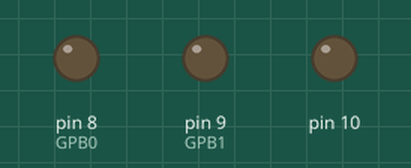
This sketch was run on a simulated Arduino Uno, built with avr-gcc and run on an emulated ATmega328P. Shown: output pins drawn as LEDs (lit = HIGH).

Above: at 0.2 s.
At 1.7 s:
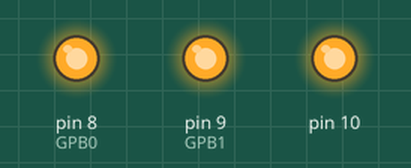
Timing chart, 0 to 3.0 s (numbered marks = the images above):
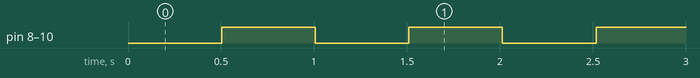

The sketch:

portexpander-MCP23017-ESP_Blink_with_two_PortExpander.ino
```cpp
// (licence header left out)
/*
 * First MCP23017 "A"
 * Pin 1: GPB 0 -> additional Pins 8-15
 * Pin 2: GPB 1
 * Pin 3: GPB 2
 * Pin 4: GPB 3
 * Pin 5: GPB 4
 * Pin 6: GPB 5
 * Pin 7: GPB 6
 * Pin 8: GPB 7
 * Pin 9: VDD connect to 5V
 * Pin 10: VSS connect to GND
 * Pin 11: NC
 * Pin 12: SCL (i2c clock) connect to Arduino SCL Pin (Arduino Uno: Analog Pin 5)
 * Pin 13: SDA (i2c data) connect to Arduino SDA Pin (Arduino Uno: Analog Pin 4)
 * Pin 14: NC
 * Pin 15: A0 adress bit 0 connect to GND -> mcp.begin(0)
 * Pin 16: A1 adress bit 1 connect to GND
 * Pin 17: A2 adress bit 2 connect to GND
 * Pin 18: RESET connect to 5V with 10k Ohm resistor
 * Pin 19: INTB
 * Pin 20: INTA
 * Pin 21: GPA 0 -> additional Pins 0-7
 * Pin 22: GPA 1
 * Pin 23: GPA 2
 * Pin 24: GPA 3
 * Pin 25: GPA 4
 * Pin 26: GPA 5
 * Pin 27: GPA 6
 * Pin 28: GPA 7
 */

 /*
 * First MCP23017 "B"
 * Pin 1: GPB 0 -> additional Pins 8-15
 * Pin 2: GPB 1
 * Pin 3: GPB 2
 * Pin 4: GPB 3
 * Pin 5: GPB 4
 * Pin 6: GPB 5
 * Pin 7: GPB 6
 * Pin 8: GPB 7
 * Pin 9: VDD connect to 5V
 * Pin 10: VSS connect to GND
 * Pin 11: NC
 * Pin 12: SCL (i2c clock) connect to Arduino SCL Pin (Arduino Uno: Analog Pin 5)
 * Pin 13: SDA (i2c data) connect to Arduino SDA Pin (Arduino Uno: Analog Pin 4)
 * Pin 14: NC
 * Pin 15: A0 adress bit 0 connect to 5V -> mcp.begin(1)
 * Pin 16: A1 adress bit 1 connect to GND
 * Pin 17: A2 adress bit 2 connect to GND
 * Pin 18: RESET connect to 5V with 10k Ohm resistor
 * Pin 19: INTB
 * Pin 20: INTA
 * Pin 21: GPA 0 -> additional Pins 0-7
 * Pin 22: GPA 1
 * Pin 23: GPA 2
 * Pin 24: GPA 3
 * Pin 25: GPA 4
 * Pin 26: GPA 5
 * Pin 27: GPA 6
 * Pin 28: GPA 7
 */

#include <Wire.h>
#include "Adafruit_MCP23017.h"

Adafruit_MCP23017 mcpA;
Adafruit_MCP23017 mcpB;

void setup() {

  // First MCP23017
  mcpA.begin(); // default address 0 [0-7]

  mcpA.pinMode(0, OUTPUT); // GPA0
  mcpA.pinMode(1, OUTPUT); // GPA1
  mcpA.pinMode(6, OUTPUT); // GPA6
  mcpA.pinMode(7, OUTPUT); // GPA7

  mcpA.pinMode(8, OUTPUT); // GPB0
  mcpA.pinMode(9, OUTPUT); // GPB1
  mcpA.pinMode(14, OUTPUT); // GPB6
  mcpA.pinMode(15, OUTPUT); // GPB7

  // Second MCP23017
  mcpB.begin(1); // address 1 [0-7]

  mcpB.pinMode(0, OUTPUT); // GPA0
  mcpB.pinMode(1, OUTPUT); // GPA1
  mcpB.pinMode(6, OUTPUT); // GPA6
  mcpB.pinMode(7, OUTPUT); // GPA7

  mcpB.pinMode(8, OUTPUT); // GPB0
  mcpB.pinMode(9, OUTPUT); // GPB1
  mcpB.pinMode(14, OUTPUT); // GPB6
  mcpB.pinMode(15, OUTPUT); // GPB7
}

void loop() {

  delay(500);

  // A: GPA-Site HIGH
  mcpA.digitalWrite(0, HIGH);
  mcpA.digitalWrite(1, HIGH);
  mcpA.digitalWrite(6, HIGH);
  mcpA.digitalWrite(7, HIGH);
  // A: GPB-Site LOW
  mcpA.digitalWrite(8, LOW);
  mcpA.digitalWrite(9, LOW);
  mcpA.digitalWrite(14, LOW);
  mcpA.digitalWrite(15, LOW);
  // B: GPA-Site LOW
  mcpB.digitalWrite(0, LOW);
  mcpB.digitalWrite(1, LOW);
  mcpB.digitalWrite(6, LOW);
  mcpB.digitalWrite(7, LOW);
  // B: GPB-Site HIGH
  mcpB.digitalWrite(8, HIGH);
  mcpB.digitalWrite(9, HIGH);
  mcpB.digitalWrite(14, HIGH);
  mcpB.digitalWrite(15, HIGH);

  delay(500);

  // A: GPA-Site LOW
  mcpA.digitalWrite(0, LOW);
  mcpA.digitalWrite(1, LOW);
  mcpA.digitalWrite(6, LOW);
  mcpA.digitalWrite(7, LOW);
  // A: GPB-Site HIGH
  mcpA.digitalWrite(8, HIGH);
  mcpA.digitalWrite(9, HIGH);
  mcpA.digitalWrite(14, HIGH);
  mcpA.digitalWrite(15, HIGH);
  // B: GPA-Site HIGH
  mcpB.digitalWrite(0, HIGH);
  mcpB.digitalWrite(1, HIGH);
  mcpB.digitalWrite(6, HIGH);
  mcpB.digitalWrite(7, HIGH);
  // B: GPB-Site LOW
  mcpB.digitalWrite(8, LOW);
  mcpB.digitalWrite(9, LOW);
  mcpB.digitalWrite(14, LOW);
  mcpB.digitalWrite(15, LOW);
}
```

Measured:
- by itself, pin 8 (GPB0), pin 9 (GPB1), pin 10: alternates HIGH for 0.50 s and LOW for 0.50 s
